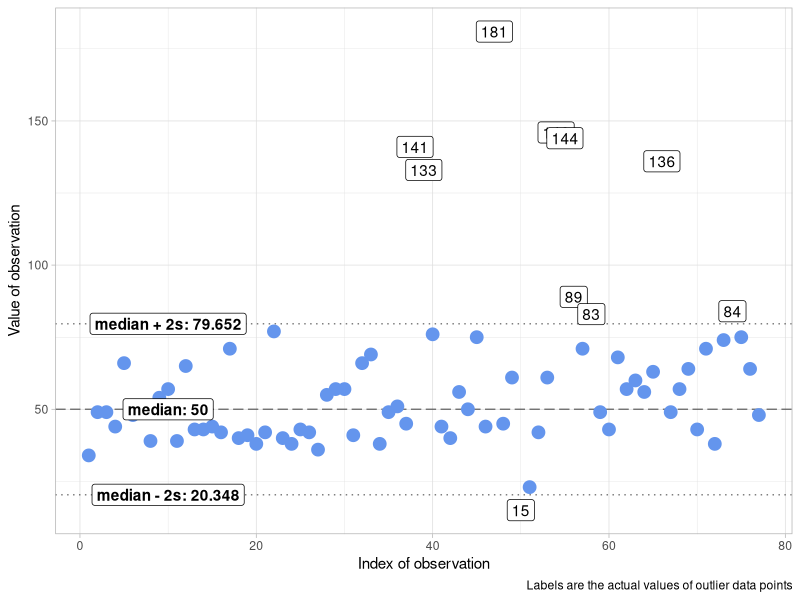

Generate this figure with R:
# MAD based estimation for outliers
library(ggplot2)
library(tidyverse)

MAD <- function(x, verbose = TRUE) {
  med <- median(x, na.rm = TRUE)
  med_diff <- c()
  for (i in seq_along(x)) {
    d <- abs(x[i] - med)
    med_diff[i] <- d
  }
  MAD <- median(med_diff, na.rm = TRUE)
  s <- MAD / 0.6745
  outlier_crit <- 2 * s
  outlier_vector <- c()
  for (i in seq_along(x)) {
    if (abs(x[i] - med) > outlier_crit) {
      outlier_vector[i] <- TRUE
    } else {
      outlier_vector[i] <- FALSE
    }
  }

  if (verbose) {
    list(
      "MAD" = MAD,
      "s" = s,
      "outlier criteria" = outlier_crit,
      "outliers" = x[outlier_vector],
      "outlier index" = outlier_vector
    )
  } else {
    MAD
  }
}


x <- c(34, 49, 49, 44, 66, 48, 49, 39, 54, 57, 39, 65, 43, 43, 44, 42, 71, 40, 41, 38, 42, 77, 40, 38, 43, 42, 36, 55, 57, 57, 41, 66, 69, 38, 49, 51, 45, 141, 133, 76, 44, 40, 56, 50, 75, 44, 181, 45, 61, 15, 23, 42, 61, 146, 144, 89, 71, 83, 49, 43, 68, 57, 60, 56, 63, 136, 49, 57, 64, 43, 71, 38, 74, 84, 75, 64, 48)

MAD_plot <- function(x) {
  estimates <- MAD(x)
  plot_data <- data.frame(x)
  plot_data$index <- seq_along(x)
  outlier_vector <- estimates[5]
  plot_data <- cbind(plot_data, outlier = outlier_vector)
  colnames(plot_data) <- c("x", "index", "outlier")
  plot_data[plot_data$outlier == TRUE, 3] <- plot_data[plot_data$outlier == TRUE, 1]
  plot_data[plot_data$outlier == FALSE, 3] <- NA

  boundaries <- t(data.frame(
    median(x, na.rm = TRUE) - estimates[[2]],
    median(x, na.rm = TRUE) + estimates[[2]],
    median(x, na.rm = TRUE) - 2 * estimates[[2]],
    median(x, na.rm = TRUE) + 2 * estimates[[2]]
  ))
  rownames(boundaries) <- c("-1s", "+1s", "-2s", "+2s")

  labels <- data.frame(
    x = c(10, 10, 10),
    y = c(boundaries[3, ][[1]], median(x, na.rm = TRUE), boundaries[4, ][[1]]),
    label = c(
      paste0("median - 2s: ", round(boundaries[3, ][[1]], 3)),
      paste0("median: ", median(x, na.rm = TRUE)),
      paste0("median + 2s: ", round(boundaries[4, ][[1]], 3))
    )
  )

  ggplot(plot_data) +
    geom_hline(aes(yintercept = median(x, na.rm = TRUE)), linetype = "longdash", size = .5, alpha = 1 / 2) +
    # geom_hline(aes(yintercept = boundaries[1, ][[1]]), linetype = "twodash", size = .5, alpha = 1/2) +
    # geom_hline(aes(yintercept = boundaries[2, ][[1]]), linetype = "twodash", size = .5, alpha = 1/2) +
    geom_hline(aes(yintercept = boundaries[3, ][[1]]), linetype = "dotted", size = .5, alpha = 1 / 2) +
    geom_hline(aes(yintercept = boundaries[4, ][[1]]), linetype = "dotted", size = .5, alpha = 1 / 2) +
    geom_point(aes(index, outlier), size = 6, color = "coral") +
    geom_point(aes(index, x), size = 4, color = "cornflowerblue") +
    theme_light() +
    labs(
      x = "Index of observation",
      y = "Value of observation",
      caption = "Labels are the actual values of outlier data points"
    ) +
    geom_label(aes(index, outlier, label = x)) +
    geom_label(data = labels, aes(x, y, label = label), fontface = "bold")
}
MAD_plot(x)
